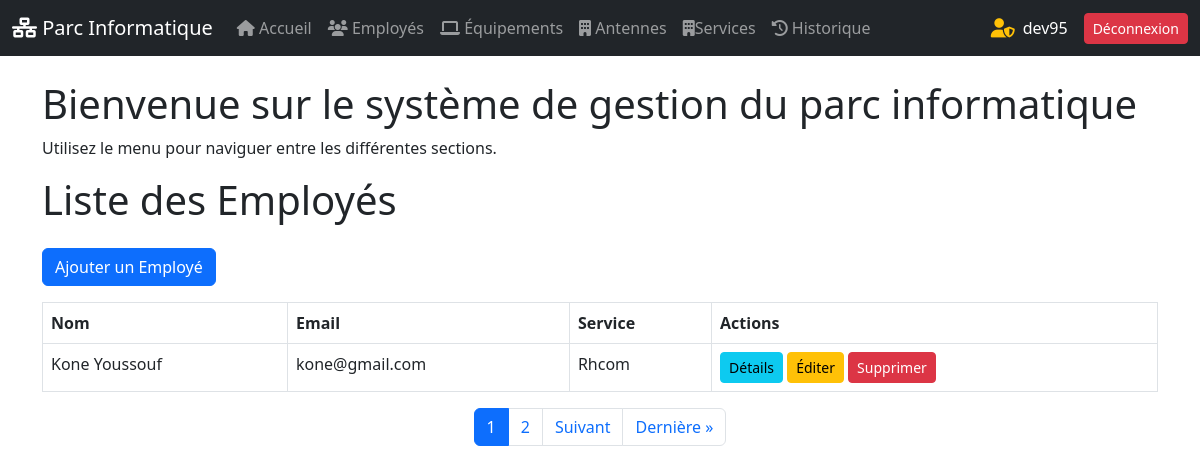
The app's page /employes/ (signed in) with its own data.
### gestion_parc/models.py (models this page shows, shortened)
class Employe(models.Model):
    nom = models.CharField(max_length=100)
    prenom = models.CharField(max_length=100)
    email = models.EmailField(unique=True)
    fonction = models.CharField(max_length=150)
    service = models.ForeignKey(Service, on_delete=models.CASCADE)
    telephone = models.CharField(max_length=16, unique=True)

class Service(models.Model):
    nom = models.CharField(max_length=100, unique=True)
    chef = models.CharField(max_length=100, unique=True)
    description = models.TextField()
    antenne = models.ForeignKey(Antenne, on_delete=models.CASCADE)

### gestion_parc/views.py (the view)
# urls.py: path('employes/', views.liste_employes, name='liste_employes'),
@login_required
def liste_employes(request):
    employes = Employe.objects.all()
    paginator = Paginator(employes, 1)
    page_number = request.GET.get("page")
    page_obj = paginator.get_page(page_number)
    return render(request, 'gestion_parc/liste_employes.html', {'employes': employes, "page_obj": page_obj})

### gestion_parc/templates/gestion_parc/liste_employes.html (shortened to what this page needs)
{% extends 'base.html' %}
{% block content %}
    <h1 class="mb-4">Liste des Employés</h1>
    <a href="{% url 'ajouter_employe' %}" class="btn btn-primary mb-3">Ajouter un Employé</a>
    <table class="table table-bordered">
        <thead class="thead-dark">
            <tr>
                <th>Nom</th>
                <th>Email</th>
                <th>Service</th>
                <th>Actions</th>
            </tr>
        </thead>
        <tbody>
            {% for employe in page_obj %}
                <tr>
                    <td>{{ employe.nom }} {{ employe.prenom }}</td>
                    <td>{{ employe.email }}</td>
                    <td>{{ employe.service.nom  }}</td>
                    <td>
                        <a href="{% url 'detail_employe' employe.id %}" class="btn btn-info btn-sm">Détails</a>
                        <a href="{% url 'modifier_employe' employe.id %}" class="btn btn-warning btn-sm">Éditer</a>
                        <a href="{% url 'supprimer_employe' employe.id %}" class="btn btn-danger btn-sm">Supprimer</a>
                    </td>
                </tr>
            {% endfor %}
        </tbody>
    </table>
<nav>
    <ul class="pagination justify-content-center">
        {% for num in page_obj.paginator.page_range %}
            {% if page_obj.number == num %}
                <li class="page-item active">
                    <span class="page-link">{{ num }}</span>
                </li>
            {% elif num > page_obj.number|add:"-3" and num < page_obj.number|add:"3" %}
                <li class="page-item">
                    <a class="page-link" href="?page={{ num }}">{{ num }}</a>
                </li>
            {% endif %}
        {% endfor %}
        {% if page_obj.has_next %}
            <li class="page-item">
                <a class="page-link" href="?page={{ page_obj.next_page_number }}">Suivant</a>
            </li>
            <li class="page-item">
                <a class="page-link" href="?page={{ page_obj.paginator.num_pages }}">Dernière &raquo;</a>
            </li>
        {% endif %}
    </ul>
</nav>
{% endblock %}

### templates/base.html (shortened to what this page needs)
{% load static %}
<!DOCTYPE html>
<html lang="fr">
<head>
    <link rel="stylesheet" href="{% static "css/dashbord.css" %}">
    <link rel="stylesheet" href="https://cdn.jsdelivr.net/npm/bootstrap@5.3.0/dist/css/bootstrap.min.css">
    <link rel="stylesheet" href="https://cdnjs.cloudflare.com/ajax/libs/font-awesome/6.4.0/css/all.min.css">
    <link rel="stylesheet" href="https://cdn.jsdelivr.net/npm/bootstrap@5.3.0/dist/css/bootstrap.min.css">
</head>
<body>
    <nav class="navbar navbar-expand-lg navbar-dark bg-dark">
        <div class="container-fluid">
            <a class="navbar-brand" href="{% url "home" %}">
                <i class="fas fa-network-wired"></i> Parc Informatique
            </a>
            <div class="collapse navbar-collapse" id="navbarNav">
                <ul class="navbar-nav me-auto">
                    {% if user.is_authenticated %}
                    <li class="nav-item">
                        <a class="nav-link" href="{% url "home" %}"><i class="fas fa-home"></i> Accueil</a>
                    </li>
                    <li class="nav-item">
                        <a class="nav-link" href="{% url "liste_employes" %}"><i class="fas fa-users"></i> Employés</a>
                    </li>
                    <li class="nav-item">
                        <a class="nav-link" href="{% url "liste_equipements" %}"><i class="fas fa-laptop"></i> Équipements</a>
                    </li>
                    <li class="nav-item">
                        <a class="nav-link" href="{% url "liste_antennes" %}"><i class="fas fa-building"></i> Antennes</a>
                    </li>
                    <li class="nav-item">
                        <a class="nav-link" href="{% url "liste_services" %}"><i class="fas fa-building"></i>Services</a>
                    </li>
                    <li class="nav-item">
                        <a class="nav-link" href="{% url "historique_list" %}"><i class="fas fa-history"></i> Historique</a>
                    </li>
                </ul>
                <div class="d-flex align-items-center">
                    {% if user.is_superuser %}
                        <i class="fa-solid fa-user-shield text-warning me-2" title="Administrateur connecté"></i>
                    {% else %}
                        <i class="fa-solid fa-user text-success me-2" title="Utilisateur connecté"></i>
                    {% endif %}
                        <span class="me-3">{{ user.username }}</span>
                        <a href="{% url 'deconnexion' %}" class="btn btn-danger btn-sm">Déconnexion</a>
                </div>
                {% else %}
                    <a href="{% url 'connexion' %}" class="btn btn-primary">Connexion</a>
                {% endif %}
            </div>
        </div>
    </nav>
    <div class="container mt-4">
        <h1>Bienvenue sur le système de gestion du parc informatique</h1>
        <p>Utilisez le menu pour naviguer entre les différentes sections.</p>
        {% block content %}{% endblock  %}
    </div>
</body>
</html>

### templates/base.html (style rules this page uses)
.fa-user-shield { font-size: 1.2rem; color: gold; }
span { color: #fff; }

### records on screen
Employe: nom "Kone", prenom "Youssouf", email "kone@gmail.com", service.nom "Rhcom"

### other values on screen
{{ user.username }} "dev95"
{{ num }} "1"
{{ num }} "2"
